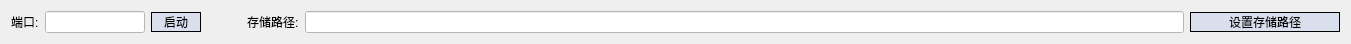
  <widget class="QWidget" name="horizontalLayoutWidget">
   <property name="geometry">
    <rect>
     <x>10</x>
     <y>10</y>
     <width>1351</width>
     <height>32</height>
    </rect>
   </property>
   <layout class="QHBoxLayout" name="horizontalLayout">
    <item>
     <widget class="QLabel" name="label_4">
      <property name="styleSheet">
       <string notr="true">font: 11pt &quot;微软雅黑&quot;;
</string>
      </property>
      <property name="text">
       <string>端口:</string>
      </property>
     </widget>
    </item>
    <item>
     <widget class="QLineEdit" name="portEdit">
      <property name="sizePolicy">
       <sizepolicy hsizetype="Expanding" vsizetype="Maximum">
        <horstretch>0</horstretch>
        <verstretch>0</verstretch>
       </sizepolicy>
      </property>
      <property name="maximumSize">
       <size>
        <width>100</width>
        <height>16777215</height>
       </size>
      </property>
      <property name="styleSheet">
       <string notr="true">font: 11pt &quot;微软雅黑&quot;;
color: rgb(60, 68, 106);

background-color: rgb(255, 255, 255);</string>
      </property>
     </widget>
    </item>
    <item>
     <widget class="QPushButton" name="start">
      <property name="minimumSize">
       <size>
        <width>50</width>
        <height>0</height>
       </size>
      </property>
      <property name="styleSheet">
       <string notr="true">QPushButton
{
font: 11pt &quot;微软雅黑&quot;;

color: black; 
background-color:rgb(218, 223, 237);                                       

	
border:1px groove black; 
border-style: outset;
}
QPushButton::hover
{ /*鼠标悬停在按钮上时*/
font: 11pt &quot;微软雅黑&quot;;
color: black;
 background-color: rgb(255, 255, 255);
border:1px groove black; 
border-style: outset;
}
QPushButton::pressed
{
font: 11pt &quot;微软雅黑&quot;;
color: black; 
border:1px groove black; 
	background-color: rgb(201, 206, 218);
border-style: outset;
}

                   </string>
      </property>
      <property name="text">
       <string>启动</string>
      </property>
     </widget>
    </item>
    <item>
     <spacer name="horizontalSpacer_4">
      <property name="orientation">
       <enum>Qt::Horizontal</enum>
      </property>
      <property name="sizeType">
       <enum>QSizePolicy::Maximum</enum>
      </property>
      <property name="sizeHint" stdset="0">
       <size>
        <width>40</width>
        <height>20</height>
       </size>
      </property>
     </spacer>
    </item>
    <item>
     <widget class="QLabel" name="label_30">
      <property name="styleSheet">
       <string notr="true">font: 11pt &quot;微软雅黑&quot;;
</string>
      </property>
      <property name="text">
       <string>存储路径:</string>
      </property>
     </widget>
    </item>
    <item>
     <widget class="QLineEdit" name="currentPath">
      <property name="styleSheet">
       <string notr="true">font: 11pt &quot;微软雅黑&quot;;
background-color: rgb(255, 255, 255);
color: rgb(60, 68, 106);
</string>
      </property>
     </widget>
    </item>
    <item>
     <widget class="QPushButton" name="setPath">
      <property name="sizePolicy">
       <sizepolicy hsizetype="Fixed" vsizetype="Fixed">
        <horstretch>0</horstretch>
        <verstretch>0</verstretch>
       </sizepolicy>
      </property>
      <property name="minimumSize">
       <size>
        <width>150</width>
        <height>0</height>
       </size>
      </property>
      <property name="maximumSize">
       <size>
        <width>200</width>
        <height>16777215</height>
       </size>
      </property>
      <property name="styleSheet">
       <string notr="true">QPushButton
{
font: 11pt &quot;微软雅黑&quot;;

color: black; 
background-color:rgb(218, 223, 237);                                       

	
border:1px groove black; 
border-style: outset;
}
QPushButton::hover
{ /*鼠标悬停在按钮上时*/
font: 11pt &quot;微软雅黑&quot;;
color: black;
 background-color: rgb(255, 255, 255);
border:1px groove black; 
border-style: outset;
}
QPushButton::pressed
{
font: 11pt &quot;微软雅黑&quot;;
color: black; 
border:1px groove black; 
	background-color: rgb(201, 206, 218);
border-style: outset;
}

                   </string>
      </property>
      <property name="text">
       <string>设置存储路径</string>
      </property>
     </widget>
    </item>
   </layout>
  </widget>
